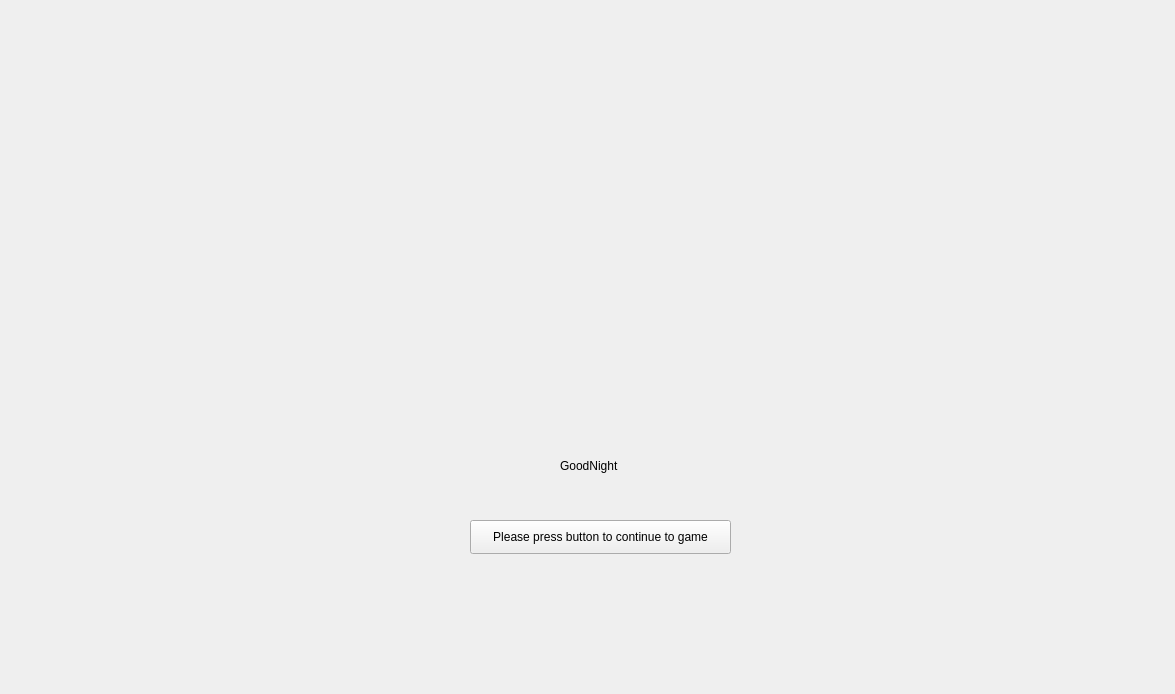
<?xml version="1.0" encoding="UTF-8"?>
<ui version="4.0">
 <class>Application</class>
 <widget class="QWidget" name="Application">
  <property name="geometry">
   <rect>
    <x>0</x>
    <y>0</y>
    <width>1175</width>
    <height>694</height>
   </rect>
  </property>
  <property name="windowTitle">
   <string>Form</string>
  </property>
  <widget class="QStackedWidget" name="stackedWidget">
   <property name="geometry">
    <rect>
     <x>0</x>
     <y>-40</y>
     <width>1171</width>
     <height>731</height>
    </rect>
   </property>
   <widget class="QWidget" name="welcomePage">
    <widget class="QPushButton" name="players">
     <property name="geometry">
      <rect>
       <x>470</x>
       <y>560</y>
       <width>261</width>
       <height>34</height>
      </rect>
     </property>
     <property name="text">
      <string>Please press button to continue to game</string>
     </property>
    </widget>
    <widget class="QLabel" name="label">
     <property name="geometry">
      <rect>
       <x>560</x>
       <y>450</y>
       <width>221</width>
       <height>111</height>
      </rect>
     </property>
     <property name="text">
      <string>GoodNight</string>
     </property>
    </widget>
   </widget>
  </widget>
 </widget>
 <resources/>
 <connections/>
</ui>
